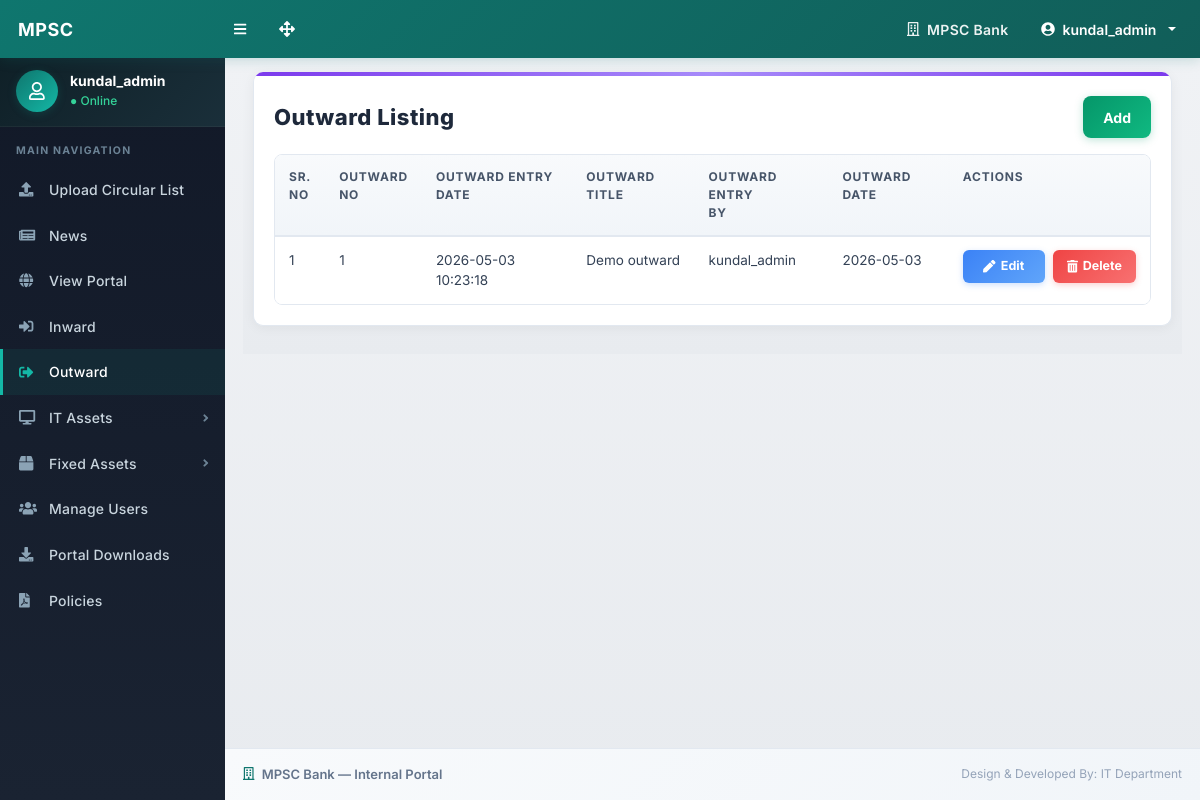
Page /manage-outward.php (signed in) on the committed database.
### tables this page shows
CREATE TABLE `outwards` (
  `id` int(11) NOT NULL AUTO_INCREMENT,
  `outward_no` int(11) NOT NULL,
  `outward_title` varchar(255) NOT NULL,
  `entry_by` varchar(255) NOT NULL,
  `outward_date` date NOT NULL,
  `is_active` tinyint(1) NOT NULL DEFAULT 1,
  `entry_date` datetime NOT NULL DEFAULT current_timestamp(),
  PRIMARY KEY (`id`),
  UNIQUE KEY `outward_no` (`outward_no`)
);

### manage-outward.php (the view, shortened to what this page needs)
<?php
include_once('./includes/config.php');
$query = mysqli_query($con, "SELECT * FROM outwards WHERE is_active = 1 ORDER BY id DESC");
?>
<!DOCTYPE html>
<html lang="en">
<head>
    <link href="./css/styles.css" rel="stylesheet" />
    <link href="./css/custom.css" rel="stylesheet" />
    <link href="./css/outward.css" rel="stylesheet" />
</head>
<body class="sb-nav-fixed">
<?php include_once('./includes/navbar.php'); ?>
<div id="layoutSidenav">
    <?php include_once('./includes/sidebar.php'); ?>
    <div id="layoutSidenav_content">
        <main>
            <div class="container-fluid px-3">
                <div class="outward-page">
                    <div class="outward-panel">
                        <div class="outward-panel-body">
                            <div class="outward-top-row">
                                <h2 class="outward-title">Outward Listing</h2>
                                <a href="add-outward.php" class="outward-add-btn">Add</a>
                            </div>
                            <div class="outward-table-wrap">
                                <div class="table-responsive">
                                    <table class="table-outward-ref">
                                        <thead>
                                            <tr>
                                                <th>Sr.<br>No</th>
                                                <th>Outward<br>No</th>
                                                <th>Outward Entry Date</th>
                                                <th>Outward Title</th>
                                                <th>Outward Entry<br>By</th>
                                                <th>Outward Date</th>
                                                <th>Actions</th>
                                            </tr>
                                        </thead>
                                        <tbody>
                                            <?php if ($query && mysqli_num_rows($query) > 0) { ?>
                                                <?php $sr = 1; ?>
                                                <?php while ($row = mysqli_fetch_assoc($query)) { ?>
                                                    <tr>
                                                        <td><?php echo $sr++; ?></td>
                                                        <td><?php echo htmlspecialchars($row['outward_no']); ?></td>
                                                        <td>
                                                            <?php echo date('Y-m-d H:i:s', strtotime($row['entry_date'])); ?>
                                                        </td>
                                                        <td><?php echo htmlspecialchars($row['outward_title']); ?></td>
                                                        <td><?php echo htmlspecialchars($row['entry_by']); ?></td>
                                                        <td>
                                                            <?php echo date('Y-m-d', strtotime($row['outward_date'])); ?>
                                                        </td>
                                                        <td>
                                                            <div class="outward-actions">
                                                                <a href="edit-outward.php?id=<?php echo (int)$row['id']; ?>" class="outward-edit-btn">
                                                                    <i class="fas fa-pen"></i> Edit
                                                                </a>
                                                                <a href="manage-outward.php?del=<?php echo (int)$row['id']; ?>"
                                                                   class="outward-delete-btn"
                                                                   onclick="return confirm('Delete this outward entry?');">
                                                                    <i class="fas fa-trash-alt"></i> Delete
                                                                </a>
                                                            </div>
                                                        </td>
                                                    </tr>
                                                <?php } ?>
                                            <?php } else { ?>
                                                <tr>
                                                    <td colspan="7" class="outward-empty">No outward entries found.</td>
                                                </tr>
                                            <?php } ?>
                                        </tbody>
                                    </table>
                                </div>
                            </div>
                        </div>
                    </div>
                </div>
            </div>
        </main>
        <?php include_once('./includes/footer.php'); ?>
    </div>
</div>
</body>
</html>

### css/custom.css (style rules this page uses)
body { background-color: #f0f2f5 !important; font-family: 'Inter', 'Segoe UI', Arial, Helvetica, sans-serif; -webkit-font-smoothing: antialiased; -moz-osx-font-smoothing: grayscale; }
#layoutSidenav_content { background: linear-gradient(180deg, #f0f2f5 0%, #e8ebef 100%); }
.container-fluid { padding-left: 18px !important; padding-right: 18px !important; }

### css/outward.css (style rules this page uses)
.outward-page { background: linear-gradient(180deg, #f0f2f5 0%, #e8ebef 100%); min-height: 100%; padding: 16px 10px 28px 10px; }
.outward-panel { background: #ffffff; border: 1px solid #e2e8f0; border-top: none; border-radius: 10px; overflow: hidden; box-shadow: 0 2px 12px rgba(0,0,0,0.05); }
.outward-panel::before { content: ''; display: block; height: 4px; background: linear-gradient(90deg, #7c3aed, #a78bfa, #7c3aed); }
.outward-panel-body { padding: 20px; }
.outward-top-row { display: flex; justify-content: space-between; align-items: center; margin-bottom: 16px; gap: 14px; flex-wrap: wrap; }
.outward-title { font-size: 22px; font-weight: 800; color: #1e293b; margin: 0; letter-spacing: 0.5px; }
.outward-add-btn { display: inline-flex; align-items: center; justify-content: center; min-width: 58px; min-height: 42px; padding: 0 20px; background: linear-gradient(135deg, #059669 0%, #10b981 100%); color: #fff !important; border-radius: 8px; text-decoration: none; font-size: 14px; font-weight: 700; box-shadow: 0 2px 8px rgba(5, 150, 105, 0.25); transition: all 0.25s ease; }
.outward-table-wrap { background: #fff; border-radius: 8px; overflow: hidden; border: 1px solid #e2e8f0; }
.table-outward-ref { width: 100%; margin-bottom: 0; border-collapse: collapse; }
.table-outward-ref thead th { background: linear-gradient(180deg, #f8fafc 0%, #f1f5f9 100%); color: #475569; font-size: 12px; font-weight: 700; padding: 13px 14px; border: none !important; vertical-align: top; text-transform: uppercase; letter-spacing: 0.8px; border-bottom: 2px solid #e2e8f0 !important; }
.table-outward-ref tbody td { background: #ffffff; padding: 13px 14px; border-top: 1px solid #f1f5f9 !important; vertical-align: top; font-size: 13.5px; color: #334155; }
.table-outward-ref tbody tr { transition: background-color 0.15s ease; }
.outward-actions { display: flex; gap: 8px; align-items: flex-start; }
.outward-edit-btn { display: inline-flex; align-items: center; justify-content: center; gap: 5px; min-width: 82px; background: linear-gradient(135deg, #3b82f6 0%, #60a5fa 100%); color: #fff !important; border: none; border-radius: 6px; padding: 7px 14px; text-decoration: none; font-weight: 700; font-size: 12.5px; white-space: nowrap; box-shadow: 0 2px 6px rgba(59, 130, 246, 0.25); transition: all 0.25s ease; }
.outward-delete-btn { display: inline-flex; align-items: center; justify-content: center; gap: 5px; min-width: 82px; background: linear-gradient(135deg, #ef4444 0%, #f87171 100%); color: #fff !important; border: none; border-radius: 6px; padding: 7px 14px; text-decoration: none; font-weight: 700; font-size: 12.5px; white-space: nowrap; box-shadow: 0 2px 6px rgba(239, 68, 68, 0.25); transition: all 0.25s ease; }

### rows in the picture
outwards: outward_no "1", entry_date "2026-05-03 10:23:18", outward_title "Demo outward", entry_by "kundal_admin", outward_date "2026-05-03"

### other values in the picture
$_SESSION['login'] "kundal_admin"
